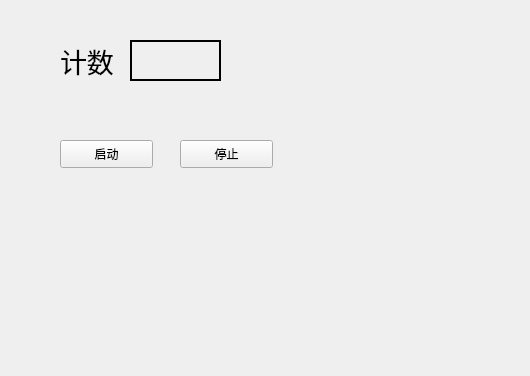
<?xml version="1.0" encoding="UTF-8"?>
<ui version="4.0">
 <class>Widget</class>
 <widget class="QWidget" name="Widget">
  <property name="geometry">
   <rect>
    <x>0</x>
    <y>0</y>
    <width>530</width>
    <height>376</height>
   </rect>
  </property>
  <property name="windowTitle">
   <string>Widget</string>
  </property>
  <widget class="QLabel" name="label">
   <property name="geometry">
    <rect>
     <x>60</x>
     <y>40</y>
     <width>61</width>
     <height>41</height>
    </rect>
   </property>
   <property name="font">
    <font>
     <family>Agency FB</family>
     <pointsize>20</pointsize>
    </font>
   </property>
   <property name="text">
    <string>计数：</string>
   </property>
  </widget>
  <widget class="QLabel" name="label_2">
   <property name="geometry">
    <rect>
     <x>130</x>
     <y>40</y>
     <width>91</width>
     <height>41</height>
    </rect>
   </property>
   <property name="font">
    <font>
     <family>Agency FB</family>
     <pointsize>20</pointsize>
    </font>
   </property>
   <property name="frameShape">
    <enum>QFrame::WinPanel</enum>
   </property>
   <property name="text">
    <string/>
   </property>
  </widget>
  <widget class="QPushButton" name="pushButton">
   <property name="geometry">
    <rect>
     <x>60</x>
     <y>140</y>
     <width>93</width>
     <height>28</height>
    </rect>
   </property>
   <property name="text">
    <string>启动</string>
   </property>
  </widget>
  <widget class="QPushButton" name="pushButton_2">
   <property name="geometry">
    <rect>
     <x>180</x>
     <y>140</y>
     <width>93</width>
     <height>28</height>
    </rect>
   </property>
   <property name="text">
    <string>停止</string>
   </property>
  </widget>
 </widget>
 <layoutdefault spacing="6" margin="11"/>
 <resources/>
 <connections/>
</ui>
